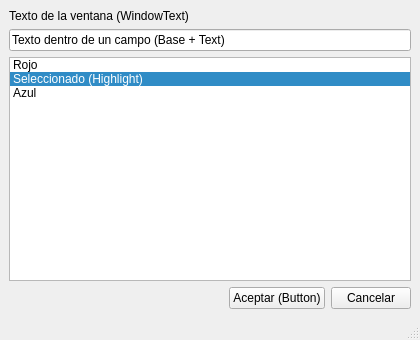
<?xml version="1.0" encoding="UTF-8"?>
<ui version="4.0">
 <class>MainWindow</class>
 <widget class="QMainWindow" name="MainWindow">
  <property name="geometry">
   <rect>
    <x>0</x>
    <y>0</y>
    <width>420</width>
    <height>340</height>
   </rect>
  </property>
  <property name="windowTitle">
   <string>Paleta de colores</string>
  </property>
  <widget class="QWidget" name="centralwidget">
   <layout class="QVBoxLayout" name="vlPrincipal">
    <item>
     <widget class="QLabel" name="lblTitulo">
      <property name="text">
       <string>Texto de la ventana (WindowText)</string>
      </property>
     </widget>
    </item>
    <item>
     <widget class="QLineEdit" name="editNombre">
      <property name="text">
       <string>Texto dentro de un campo (Base + Text)</string>
      </property>
     </widget>
    </item>
    <item>
     <widget class="QListWidget" name="listColores">
      <property name="currentRow">
       <number>1</number>
      </property>
      <item>
       <property name="text">
        <string>Rojo</string>
       </property>
      </item>
      <item>
       <property name="text">
        <string>Seleccionado (Highlight)</string>
       </property>
      </item>
      <item>
       <property name="text">
        <string>Azul</string>
       </property>
      </item>
     </widget>
    </item>
    <item>
     <layout class="QHBoxLayout" name="hlBotones">
      <item>
       <spacer name="horizontalSpacer">
        <property name="orientation">
         <enum>Qt::Orientation::Horizontal</enum>
        </property>
        <property name="sizeHint" stdset="0">
         <size>
          <width>40</width>
          <height>20</height>
         </size>
        </property>
       </spacer>
      </item>
      <item>
       <widget class="QPushButton" name="btnAceptar">
        <property name="text">
         <string>Aceptar (Button)</string>
        </property>
       </widget>
      </item>
      <item>
       <widget class="QPushButton" name="btnCancelar">
        <property name="text">
         <string>Cancelar</string>
        </property>
       </widget>
      </item>
     </layout>
    </item>
   </layout>
  </widget>
  <widget class="QMenuBar" name="menubar">
   <property name="geometry">
    <rect>
     <x>0</x>
     <y>0</y>
     <width>420</width>
     <height>22</height>
    </rect>
   </property>
  </widget>
  <widget class="QStatusBar" name="statusbar"/>
 </widget>
 <resources/>
 <connections/>
</ui>
